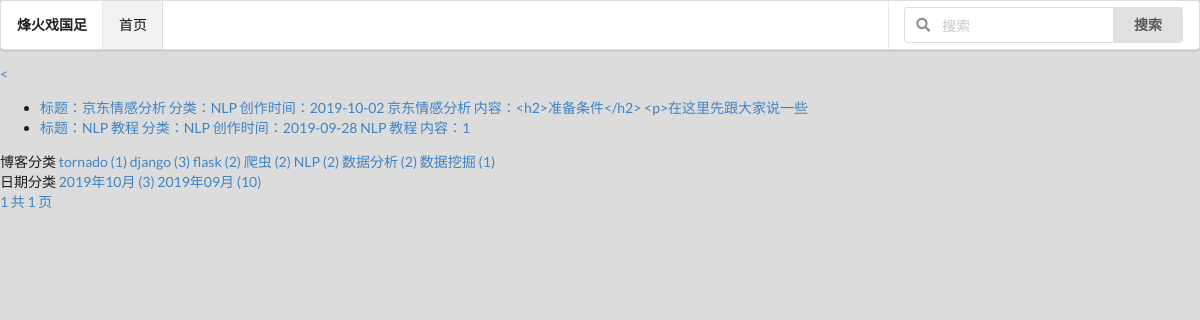
The app's page /blog/type=5 with its own data.
### blog/models.py (models this page shows, shortened)
class Blog(models.Model,readNumMethod):
    blogTitle=models.CharField(max_length=30)
    blogContent=RichTextUploadingField()
    blogAuthor=models.ForeignKey(User,on_delete=models.DO_NOTHING)
    blog_createdTime=models.DateTimeField(auto_now_add=True)
    blog_updatedTime=models.DateTimeField(auto_now=True)
    blogType=models.ForeignKey(BlogType,on_delete=models.DO_NOTHING)
    blog_img=models.ImageField(upload_to="blogImage",default='blogImage/default.jpg')
    class Meta:
        ordering=['-blog_createdTime']

class BlogType(models.Model):
    typeName=models.CharField(max_length=8)
    def __str__(self):
        return self.typeName

### blog/views.py (the view)
# urls.py: path('type=<int:blogType_id>',blog_with_type,name="blog_with_type" ),
def blog_with_type(request,blogType_id):
    context = sidebar(request)  #右侧分类标签
    blogTypes=get_object_or_404(BlogType,id=blogType_id)
    Blogs= Blog.objects.filter(blogType=blogTypes)
    context['blogs'] = Blogs
    context['blog_type']=blogTypes  #分类标题（e.g. django）
    context['pageBlogs'] = Pages(request, Blogs)  # 分页博客
    return render(request,'blog_with_type.html', context)

### blog/views.py (called while the page is built)
def sidebar(request):
    context = {}
    context['right_typeNames'] = BlogType.objects.annotate(typeCount=Count('blog'))
    _Month= Blog.objects.dates('blog_createdTime','month',order='DESC')# 返回时间QuerySet
    blog_date_dict={}
    for blog_date in _Month:
        blog_count=Blog.objects.filter(blog_createdTime__year=blog_date.year,
                                 blog_createdTime__month=blog_date.month).count()
        blog_date_dict[blog_date]=blog_count
    context['blog_dates']=blog_date_dict
    return context

def Pages(request,Blogs):
    paginator = Paginator(Blogs, 3)
    page_num = request.GET.get('page', 1)
    pages_of_blogs = paginator.page(page_num)
    return pages_of_blogs

### templates/html/blog_with_type.html (shortened to what this page needs)
{% extends 'index.html' %}
{% block content %}
<div>
        <a href="{% url 'blog_list' %}"> < </a>
    </div>
<ul>
    {% for blog in blogs %}
    <li>
        <a>标题：{{ blog.blogTitle }}</a>
        <a>分类：{{ blog.blogType }}</a>
        <a>创作时间：{{ blog.blog_createdTime | date:"Y-m-d " }}</a>
        <a href="{% url 'blog_detail' blog.id %}">{{ blog.blogTitle }}</a>
        <a>内容：{{ blog.blogContent | truncatechars:30 }}</a>
    </li>
    {% empty %}
       <p>暂无博客，敬请期待</p>
    {% endfor %}
    </ul>
<div>博客分类
    {% for name in right_typeNames %}
       <a href="{% url 'blog_with_type' name.id %}">{{ name.typeName }} ({{ name.typeCount }})</a>
    {% endfor %}
    </div>
    <div>日期分类
    {% for date,count in blog_dates.items %}
       <a href="{% url 'blog_with_date' date.year date.month %}">{{ date | date:"Y年m月"}} ({{ count }})</a>
    {% endfor %}
    </div>
    <a href="?page={{ pageBlogs.number }}"> {{ pageBlogs.number }}  </a>
    <a>共 {{ pageBlogs.paginator.num_pages }} 页</a>
{% endblock %}

### records on screen
Blog: blogTitle "京东情感分析", blogType "NLP", blog_createdTime "2019-10-02", blogContent "<h2>准备条件</h2> <p>在这里先跟大家说一些"
Blog: blogTitle "NLP 教程", blogType "NLP", blog_createdTime "2019-09-28", blogContent "1"
BlogType: typeName "tornado", typeCount "1"
BlogType: typeName "django", typeCount "3"
BlogType: typeName "flask", typeCount "2"
BlogType: typeName "爬虫", typeCount "2"
BlogType: typeName "NLP", typeCount "2"
BlogType: typeName "数据分析", typeCount "2"
BlogType: typeName "数据挖掘", typeCount "1"

### other values on screen
{{ date | date:"Y年m月" }} "2019年10月" "2019年09月"
{{ count }} "3" "10"
{{ pageBlogs.number }} "1"
{{ pageBlogs.paginator.num_pages }} "1"
